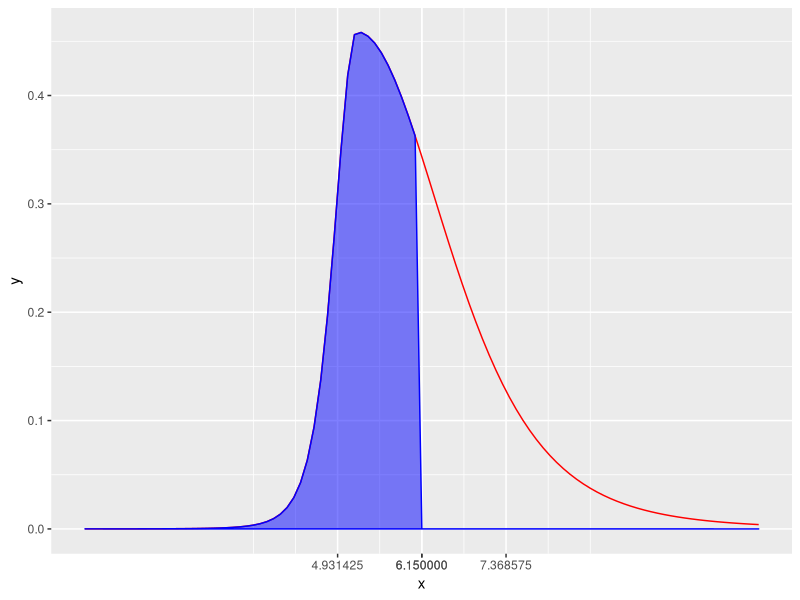
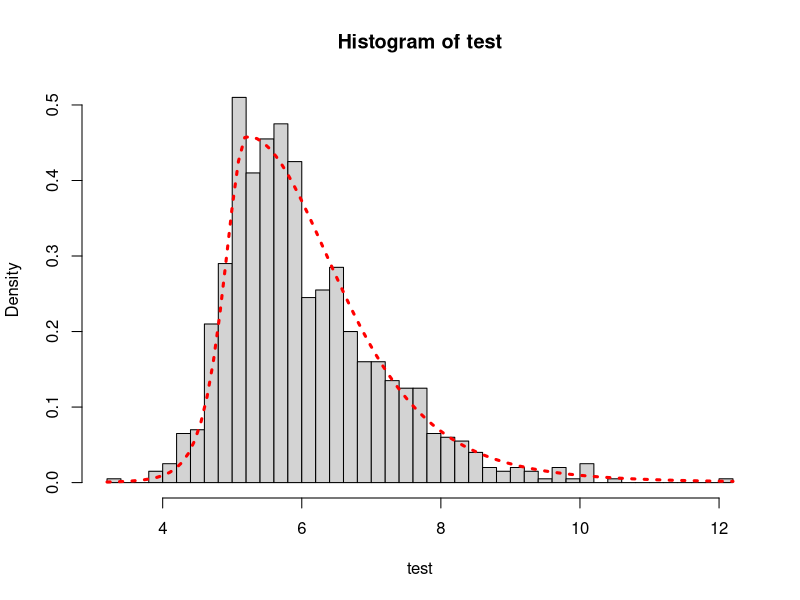

R code for these plots, in order:
library(fGarch)

# Input
srednia <- 6.15
odchylenie_s <- 1.218575
sym <- 2
tails <- 5
od <- -Inf
do <- 6.15

# Obliczenia

Pole <- psstd(do, srednia, odchylenie_s, tails, sym) - psstd(od,srednia, odchylenie_s, tails, sym)

# Rysunek
library(ggplot2)
ggplot(data.frame(x=sort(c(od, do, -4:4*odchylenie_s+srednia))), aes(x=x)) +
  geom_function(fun = function(x){dsstd(x, srednia, odchylenie_s, tails, sym)}, colour = "red") +
  stat_function(fun = function(x){dsstd(x, srednia, odchylenie_s, tails, sym)*(x>od & x<do)}, geom = "polygon", color = "blue", fill = "blue", alpha = 0.5) +
  scale_x_continuous(breaks = sort(c(od, do, srednia, srednia-odchylenie_s, srednia+ odchylenie_s)))

# Output

print(Pole)
print(paste0(round(Pole*100,2), '%'))
#sort(c(od, do, srednia, srednia-odchylenie_s, srednia+ odchylenie_s))

test<-rsstd(1000, srednia, odchylenie_s, tails, sym)
hist(test, breaks=50, freq=FALSE)
f<-function(x){dsstd(x, srednia, odchylenie_s, tails, sym)}
curve(f, add=TRUE, col='red', lwd=3, lty=3)

sstdFit(test)
